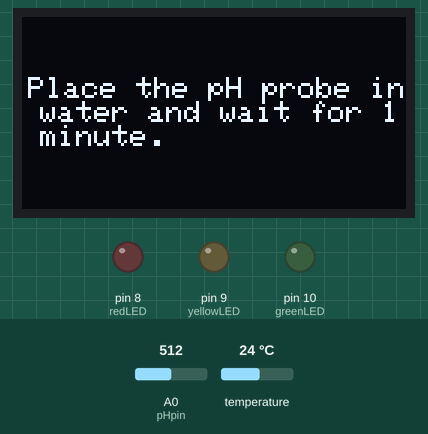
Bench run of a sketch on a simulated Arduino Uno, built with avr-gcc and run on an emulated ATmega328P. Parts: 128×64 one-colour display, output pins drawn as LEDs (lit = HIGH). The test bench sets the inputs (shaded band); at power-on: A0 (pHpin) = 512, temperature 24 °C.

Above: at 0.1 s.
At 60.2 s:
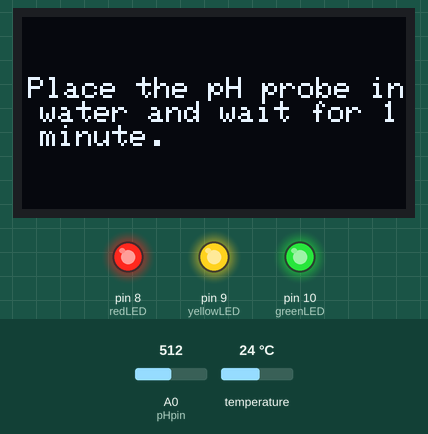
At 68.0 s:
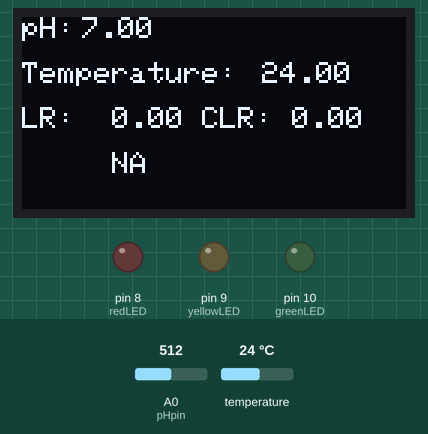
Timing chart, 0 to 69.5 s (numbered marks = the images above):
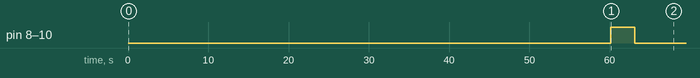

The sketch:

Arduino_pH_DS18B20_OLED.ino
```cpp
#include <OneWire.h> //Library for 1-Wire communication protocol
#include <DallasTemperature.h> //Library for Temperature sensor
#include <SoftwareSerial.h> //Library for replicating Rx & Tx
#include <Adafruit_SSD1306.h> //Library for SSD1306 OLED module

//Initialising the required pins
#define tempPin 2
#define BT_Tx 3
#define BT_Rx 5
#define redLED 8
#define yellowLED 9
#define greenLED 10
#define pHpin A0

//Constants used for calculating the pH
#define nSampleAvg 10
#define refVoltage 5.0
#define calRefpH 7.0

#define SCREEN_WIDTH 128 //OLED screen width (in pixels)
#define SCREEN_HEIGHT 64 //OLED screen height (in pixels)
#define OLED_ADDRESS 0x3C //OLED I2C Address

//Used for displaying content on the OLED screen
Adafruit_SSD1306 display(SCREEN_WIDTH, SCREEN_HEIGHT, &Wire, -1);

SoftwareSerial BTserial(BT_Tx,BT_Rx); //Rx Pin, Tx Pin
//Used for obtaining data from DS18B20 Temperature sensor
OneWire oneWire(tempPin);
DallasTemperature tempSensor(&oneWire);

//Variables used for calculating pH
float cummAValue = 0;
float calVoltage = 2.5;
float calpHvalue;
float pHvoltage;
float pHvalue;
float calibration;
unsigned long start = millis();
float tempValueC = 0; //Stores the temperature in °C

float LR = 0.0; //Stores the lactometer reading
float CLR = 0.0; //Stores the Corrected lactometer reading
String quality = "NA"; //Stores the final milk quality grade

void setup() {
  //Serial.begin(9600);
  BTserial.begin(9600); //Initialization of Bluetooth's serial
  tempSensor.begin(); //Initialization of DS18B20 Temperature sensor
  //Defining the direction of GPIO pins
  pinMode(redLED, OUTPUT);
  pinMode(yellowLED, OUTPUT);
  pinMode(greenLED, OUTPUT);
  pinMode(pHpin, INPUT);

  display.begin(SSD1306_SWITCHCAPVCC, OLED_ADDRESS); //Initialize OLED module

  //Initial display configuration
  display.setTextSize(1);
  display.setTextColor(SSD1306_WHITE);
  display.clearDisplay();

  //pH probe calibration
  display.setCursor(2,20);
  display.println("Place the pH probe in water and wait for 1 minute.");
  display.display();
  delay(3000);

  while(millis() - start <= 60000){
    cummAValue = 0;
    for (int i = 0; i < nSampleAvg; i++)
    {
      cummAValue += analogRead(pHpin);
      delay(300);
    }
    calVoltage = (cummAValue/nSampleAvg) * (refVoltage/1023.0);
  }
  calpHvalue = calVoltage * 2.8;
  calibration = calRefpH - calpHvalue;

  //Indicating the completion of pH probe calibration using LEDs
  digitalWrite(redLED, HIGH);
  digitalWrite(yellowLED, HIGH);
  digitalWrite(greenLED, HIGH);
  delay(3000);

  display.clearDisplay();
  digitalWrite(redLED, LOW);
  digitalWrite(yellowLED, LOW);
  digitalWrite(greenLED, LOW);
  delay(1000);
}

void loop() {
  //Obtaining the pH value
  cummAValue = 0;
  for (int i = 0; i < nSampleAvg; i++)
  {
    cummAValue += analogRead(pHpin);
    delay(300);
  }
  pHvoltage = (cummAValue/nSampleAvg) * (refVoltage/1023.0);
  pHvalue = (pHvoltage * 2.8) + calibration;
  //pHvalue = calRefpH + ((pHvoltage - calVoltage)*2.8);
  /*Serial.print("pH= ");
  Serial.print(pHvalue);*/

  //Reading the temperature in °C
  tempSensor.requestTemperatures();
  tempValueC = tempSensor.getTempCByIndex(0);

  /*Serial.print(" Temperature: ");
  Serial.print(tempValueC);
  Serial.print(" °C");*/

  //Receiving LR from Bluetooth and calculating the CLR
  if(BTserial.available() > 0){
    LR = BTserial.readString().toFloat();
    if(tempValueC > 0)
      CLR = LR + (tempValueC - 20)*0.2;
    /*Serial.print(" LR: ");
    Serial.print(LR);
    Serial.print(" CLR: ");
    Serial.print(CLR);*/
  }

  //Assessing the final quality of milk using pH and CLR
  if(CLR)
    if((pHvalue <= 6.0 or pHvalue >= 7.3) or (CLR <= 21 or CLR >= 37)){
      quality = "VERY BAD";
      digitalWrite(redLED, HIGH);
      delay(2000);
      digitalWrite(redLED, LOW);
    } else if((pHvalue <= 6.3 or pHvalue >= 7.0) or (CLR <= 24 or CLR >= 34)){
      quality = "BAD";
      digitalWrite(yellowLED, HIGH);
      delay(2000);
      digitalWrite(yellowLED, LOW);
    } else if((pHvalue <= 6.5 or pHvalue >= 6.8) or (CLR <= 26 or CLR >= 32)){
      quality = "AVERAGE";
      digitalWrite(greenLED, HIGH);
      delay(2000);
      digitalWrite(greenLED, LOW);
    } else if((pHvalue > 6.5 and pHvalue < 6.8) and (CLR > 26 and CLR < 32)){
      quality = "GOOD";
      digitalWrite(greenLED, HIGH);
      delay(2000);
      digitalWrite(greenLED, LOW);
    }
  /*Serial.print(" Quality: ");
  Serial.println(quality);*/

  //Printing all the required details on the OLED screen
  display.clearDisplay();
  display.setCursor(0,0);
  display.print("pH: ");
  display.setCursor(20,0);
  display.print(pHvalue);
  display.setCursor(0,15);
  display.print("Temperature: ");
  display.setCursor(80,15);
  display.print(tempValueC);
  display.setCursor(0,30);
  display.print("LR: ");
  display.setCursor(30,30);
  display.print(LR);
  display.setCursor(60,30);
  display.print("CLR: ");
  display.setCursor(90,30);
  display.print(CLR);
  display.setCursor(30,45);
  display.print(quality);
  display.display();

  delay(3000);
}
```
